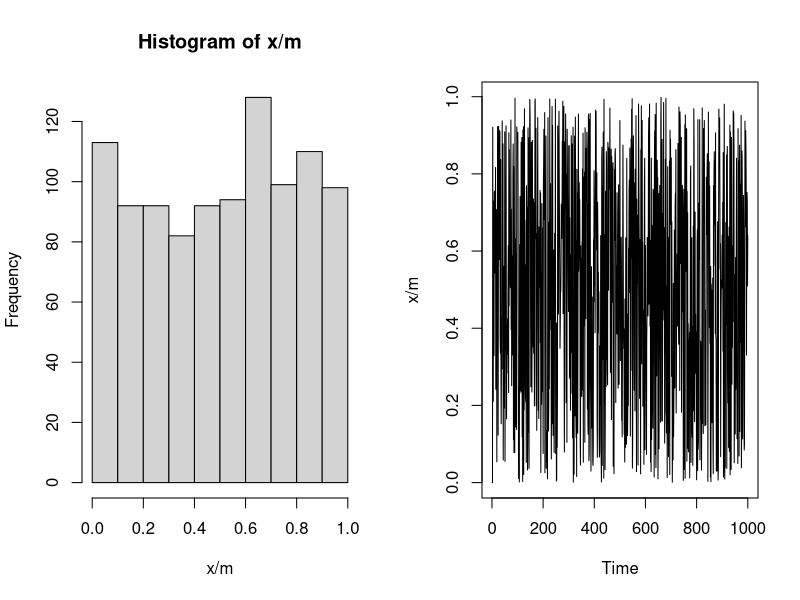

Write R code to recreate this figure.
m <- 2^(31) - 1
a <- 7^5
x <- numeric(length = 1e3)
x[1] <- 7
for(i in 2:1e3)
{
x[i] <- (a * x[i-1]) %% m
}
par(mfrow = c(1,2))
hist(x/m) # looks close to uniformly distributed
plot.ts(x/m) # look like it's jumping around too